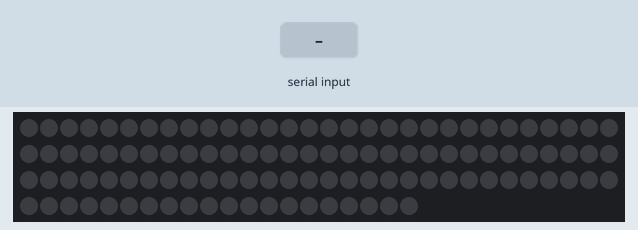
This sketch was run on a simulated Arduino Uno, built with avr-gcc and run on an emulated ATmega328P. Parts: 110 RGB LEDs in strip order, left to right, continuing on the next row. Inputs (shaded band) come from the test bench. Dim RGB values are drawn brighter than linear; what the sketch prints to the serial monitor is not drawn.

Above: at 1.2 s.
1.3 s: "off" received over Serial
3.8 s: "Rainbow" received over Serial
At 6.0 s:
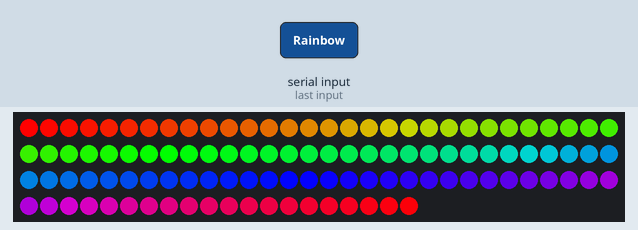
6.3 s: "1,90,45\n" received over Serial
At 7.6 s:
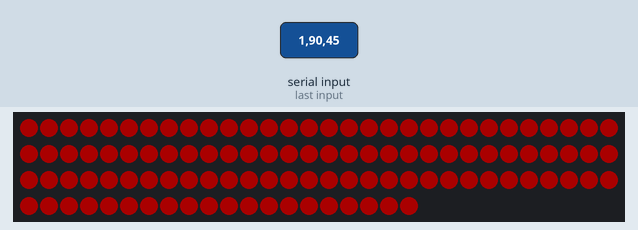
Timing chart, 0 to 9.3 s (numbered marks = the images above; inputs shaded):
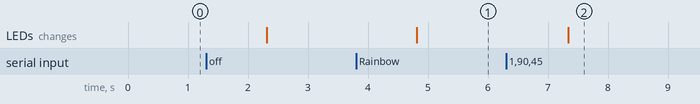

The sketch:

sketch_apr13a.ino
```cpp
#define STRIP_PIN 13     // пин ленты
#define NUMLEDS 110      // кол-во светодиодов
#include <microLED.h>
microLED<NUMLEDS, STRIP_PIN, MLED_NO_CLOCK, LED_WS2818, ORDER_GRB, CLI_AVER> strip;
String str1;
void setup() {
Serial.begin(9600);
strip.setBrightness(100);
}

void loop(){
  if(Serial.available() > 0 ){
    str1 = Serial.readString();
    Serial.print(str1);
    if(str1 != 0 ){
      if(str1 == "off"){
        off();
        strip.show();
      }

      if(str1 == "Rainbow"){
        Serial.print("Good");
        rainbow(255);
        strip.show();
        delay(30);
      }

      if(1 == str1.substring(0,1).toInt()){
      int colorK = str1.substring(1,5).toInt();
      int brK = str1.substring(5,8).toInt();
      setKelvin(colorK, brK);
      strip.show();
      }
    }
  }
}


void setKelvin(int k, int br){
  strip.setBrightness(br);
  for(int i = 0; i < NUMLEDS; i++){
    strip.set(i, mKelvin(k));
  }
}

void rainbow(int br){
    strip.setBrightness(br);
  static byte counter = 0;
  for (int i = 0; i < NUMLEDS; i++) {
    strip.set(i, mWheel8(counter + i * 255 / NUMLEDS));   // counter смещает цвет
  }
  counter += 3;   // counter имеет тип byte и при достижении 255 сбросится в 0
}

void off(){
  strip.setBrightness(0);
}
```

Measured:
- after the input at 3.8 s, the LEDs: change after 1.0 s (image 1)
- after the input at 6.3 s, the LEDs: change after 1.0 s (image 2)
